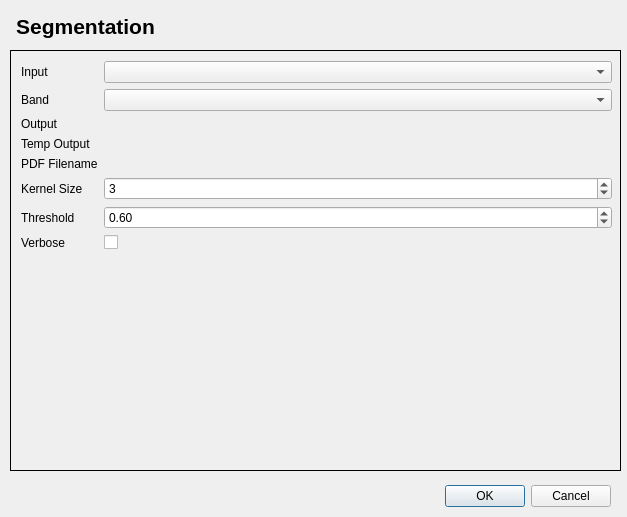
<?xml version="1.0" encoding="UTF-8"?>
<ui version="4.0">
 <class>SegmentationDialogBase</class>
 <widget class="QDialog" name="SegmentationDialogBase">
  <property name="geometry">
   <rect>
    <x>0</x>
    <y>0</y>
    <width>627</width>
    <height>517</height>
   </rect>
  </property>
  <property name="windowTitle">
   <string>Feature Extraction &gt; Segmentation</string>
  </property>
  <property name="windowIcon">
   <iconset>
    <normaloff>icon.png</normaloff>icon.png</iconset>
  </property>
  <widget class="QDialogButtonBox" name="button_box">
   <property name="geometry">
    <rect>
     <x>270</x>
     <y>480</y>
     <width>341</width>
     <height>32</height>
    </rect>
   </property>
   <property name="orientation">
    <enum>Qt::Horizontal</enum>
   </property>
   <property name="standardButtons">
    <set>QDialogButtonBox::Cancel|QDialogButtonBox::Ok</set>
   </property>
  </widget>
  <widget class="QStackedWidget" name="stackedWidget">
   <property name="geometry">
    <rect>
     <x>10</x>
     <y>50</y>
     <width>611</width>
     <height>421</height>
    </rect>
   </property>
   <property name="frameShape">
    <enum>QFrame::Box</enum>
   </property>
   <widget class="QWidget" name="page">
    <widget class="QWidget" name="formLayoutWidget">
     <property name="geometry">
      <rect>
       <x>10</x>
       <y>10</y>
       <width>591</width>
       <height>331</height>
      </rect>
     </property>
     <layout class="QFormLayout" name="formLayout">
      <item row="0" column="0">
       <widget class="QLabel" name="inputLabel">
        <property name="text">
         <string>Input</string>
        </property>
       </widget>
      </item>
      <item row="0" column="1">
       <widget class="QgsMapLayerComboBox" name="inputQgsMapLayerComboBox">
        <property name="toolTip">
         <string>&lt;html&gt;&lt;head/&gt;&lt;body&gt;&lt;p&gt;Input Image file&lt;/p&gt;&lt;/body&gt;&lt;/html&gt;</string>
        </property>
       </widget>
      </item>
      <item row="2" column="0">
       <widget class="QLabel" name="outputLabel">
        <property name="text">
         <string>Output</string>
        </property>
       </widget>
      </item>
      <item row="2" column="1">
       <widget class="QgsFileWidget" name="outputQgsFileWidget">
        <property name="toolTip">
         <string>&lt;html&gt;&lt;head/&gt;&lt;body&gt;&lt;p&gt;Output Image filename&lt;/p&gt;&lt;/body&gt;&lt;/html&gt;</string>
        </property>
        <property name="dialogTitle">
         <string>Select output file</string>
        </property>
        <property name="filter">
         <string>*.tif *.tiff *.gtif ;;*.img ;; *.*</string>
        </property>
        <property name="storageMode">
         <enum>QgsFileWidget::SaveFile</enum>
        </property>
       </widget>
      </item>
      <item row="3" column="0">
       <widget class="QLabel" name="tempOutputLabel">
        <property name="text">
         <string>Temp Output</string>
        </property>
       </widget>
      </item>
      <item row="3" column="1">
       <widget class="QgsFileWidget" name="tempOutputQgsFileWidget">
        <property name="toolTip">
         <string>&lt;html&gt;&lt;head/&gt;&lt;body&gt;&lt;p&gt;Intermediate/Temporary Output Filename&lt;/p&gt;&lt;/body&gt;&lt;/html&gt;</string>
        </property>
        <property name="dialogTitle">
         <string>Select Temp Output</string>
        </property>
        <property name="filter">
         <string>*.csv;;*.txt;; *.*</string>
        </property>
        <property name="storageMode">
         <enum>QgsFileWidget::SaveFile</enum>
        </property>
       </widget>
      </item>
      <item row="4" column="0">
       <widget class="QLabel" name="pDFFilenameLabel">
        <property name="text">
         <string>PDF Filename</string>
        </property>
       </widget>
      </item>
      <item row="4" column="1">
       <widget class="QgsFileWidget" name="pDFFilenameQgsFileWidget">
        <property name="toolTip">
         <string>&lt;html&gt;&lt;head/&gt;&lt;body&gt;&lt;p&gt;Intermediate/Temporary PDF Filename&lt;/p&gt;&lt;/body&gt;&lt;/html&gt;</string>
        </property>
        <property name="dialogTitle">
         <string>Select PDF Filename</string>
        </property>
        <property name="filter">
         <string>*.csv;;*.txt;; *.*</string>
        </property>
        <property name="storageMode">
         <enum>QgsFileWidget::SaveFile</enum>
        </property>
       </widget>
      </item>
      <item row="5" column="0">
       <widget class="QLabel" name="kernelSizeLabel_2">
        <property name="text">
         <string>Kernel Size</string>
        </property>
       </widget>
      </item>
      <item row="5" column="1">
       <widget class="QSpinBox" name="kernelSizeSpinBox_2">
        <property name="toolTip">
         <string>&lt;html&gt;&lt;head/&gt;&lt;body&gt;&lt;p&gt;Kernel Window Size&lt;/p&gt;&lt;/body&gt;&lt;/html&gt;</string>
        </property>
        <property name="maximum">
         <number>999</number>
        </property>
        <property name="singleStep">
         <number>1</number>
        </property>
        <property name="value">
         <number>3</number>
        </property>
       </widget>
      </item>
      <item row="6" column="0">
       <widget class="QLabel" name="thresholdLabel">
        <property name="text">
         <string>Threshold</string>
        </property>
       </widget>
      </item>
      <item row="6" column="1">
       <widget class="QDoubleSpinBox" name="thresholdDoubleSpinBox">
        <property name="toolTip">
         <string>&lt;html&gt;&lt;head/&gt;&lt;body&gt;&lt;p&gt;Threshold Value&lt;/p&gt;&lt;/body&gt;&lt;/html&gt;</string>
        </property>
        <property name="minimum">
         <double>-100.000000000000000</double>
        </property>
        <property name="maximum">
         <double>100.000000000000000</double>
        </property>
        <property name="value">
         <double>0.600000000000000</double>
        </property>
       </widget>
      </item>
      <item row="7" column="0">
       <widget class="QLabel" name="verboseLabel_2">
        <property name="text">
         <string>Verbose</string>
        </property>
       </widget>
      </item>
      <item row="7" column="1">
       <widget class="QCheckBox" name="verboseCheckBox_2">
        <property name="toolTip">
         <string>&lt;html&gt;&lt;head/&gt;&lt;body&gt;&lt;p&gt;Verbose Mode - print a message to console&lt;/p&gt;&lt;/body&gt;&lt;/html&gt;</string>
        </property>
       </widget>
      </item>
      <item row="1" column="0">
       <widget class="QLabel" name="bandLabel">
        <property name="text">
         <string>Band</string>
        </property>
       </widget>
      </item>
      <item row="1" column="1">
       <widget class="QgsRasterBandComboBox" name="bandQgsRasterBandComboBox">
        <property name="toolTip">
         <string>&lt;html&gt;&lt;head/&gt;&lt;body&gt;&lt;p&gt;Band Index&lt;/p&gt;&lt;/body&gt;&lt;/html&gt;</string>
        </property>
       </widget>
      </item>
     </layout>
    </widget>
   </widget>
   <widget class="QWidget" name="page_2"/>
  </widget>
  <widget class="QLabel" name="title_label">
   <property name="geometry">
    <rect>
     <x>10</x>
     <y>10</y>
     <width>151</width>
     <height>33</height>
    </rect>
   </property>
   <property name="text">
    <string>&lt;!DOCTYPE HTML PUBLIC &quot;-//W3C//DTD HTML 4.0//EN&quot; &quot;http://www.w3.org/TR/REC-html40/strict.dtd&quot;&gt;
&lt;html&gt;&lt;head&gt;&lt;meta name=&quot;qrichtext&quot; content=&quot;1&quot; /&gt;&lt;style type=&quot;text/css&quot;&gt;
p, li { white-space: pre-wrap; }
&lt;/style&gt;&lt;/head&gt;&lt;body style=&quot; font-family:'Sans Serif'; font-size:9pt; font-weight:400; font-style:normal;&quot;&gt;
&lt;p style=&quot; margin-top:0px; margin-bottom:0px; margin-left:0px; margin-right:0px; -qt-block-indent:0; text-indent:0px;&quot;&gt;&lt;span style=&quot; font-size:16pt; font-weight:600;&quot;&gt;Segmentation&lt;/span&gt;&lt;/p&gt;&lt;/body&gt;&lt;/html&gt;</string>
   </property>
   <property name="alignment">
    <set>Qt::AlignCenter</set>
   </property>
  </widget>
  <zorder>stackedWidget</zorder>
  <zorder>button_box</zorder>
  <zorder>title_label</zorder>
 </widget>
 <customwidgets>
  <customwidget>
   <class>QgsFileWidget</class>
   <extends>QWidget</extends>
   <header>qgsfilewidget.h</header>
  </customwidget>
  <customwidget>
   <class>QgsMapLayerComboBox</class>
   <extends>QComboBox</extends>
   <header>qgsmaplayercombobox.h</header>
  </customwidget>
  <customwidget>
   <class>QgsRasterBandComboBox</class>
   <extends>QComboBox</extends>
   <header>qgsrasterbandcombobox.h</header>
  </customwidget>
 </customwidgets>
 <resources/>
 <connections>
  <connection>
   <sender>button_box</sender>
   <signal>accepted()</signal>
   <receiver>SegmentationDialogBase</receiver>
   <slot>accept()</slot>
   <hints>
    <hint type="sourcelabel">
     <x>20</x>
     <y>20</y>
    </hint>
    <hint type="destinationlabel">
     <x>20</x>
     <y>20</y>
    </hint>
   </hints>
  </connection>
  <connection>
   <sender>button_box</sender>
   <signal>rejected()</signal>
   <receiver>SegmentationDialogBase</receiver>
   <slot>reject()</slot>
   <hints>
    <hint type="sourcelabel">
     <x>20</x>
     <y>20</y>
    </hint>
    <hint type="destinationlabel">
     <x>20</x>
     <y>20</y>
    </hint>
   </hints>
  </connection>
 </connections>
</ui>
